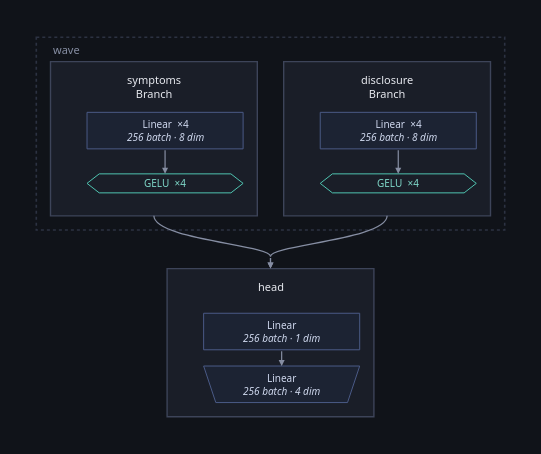

Here is the notebook cell this chart was saved with:
### Markdown cell above
## Symptom 4 — the join is too narrow

A bottleneck of one: everything downstream is a function of a single number,
however wide the branches were.

### Code cell
pinched = built(activation="gelu", squeeze=1)
fit(pinched, "attempt-5", lr=0.02)

pinched.figure(inside=architecture(pinched, DATA[0][0]))

### Figure 1 — Plotly figure (JSON) as saved in the notebook; plotly's stock layout.template omitted (floating-point values rounded to 4 significant figures)
{"data": [{"hoverinfo": "text", "hovertext": ["<b>symptoms</b><br>class: Branch<br>device: cpu", "<b>disclosure</b><br>class: Branch<br>device: cpu", "<b>head</b><br>class: Head<br>device: cpu"], "marker": {"opacity": 0, "size": 1}, "mode": "markers", "showlegend": false, "type": "scatter", "x": [115.9, 345.7, 230.8], "y": [100.0, 100.0, 301.0]}], "layout": {"annotations": [{"align": "left", "font": {"color": "#868ea3", "family": "system-ui, -apple-system, Segoe UI, Roboto, sans-serif", "size": 11}, "showarrow": false, "text": "wave", "x": 14.0, "xanchor": "left", "y": 12.0, "yanchor": "middle"}, {"align": "center", "font": {"color": "#e7e9ef", "family": "system-ui, -apple-system, Segoe UI, Roboto, sans-serif", "size": 11}, "showarrow": false, "text": "symptoms<br>Branch", "x": 115.9, "xanchor": "center", "y": 49.0, "yanchor": "middle"}, {"align": "center", "font": {"color": "#cfd8ee", "family": "system-ui, -apple-system, Segoe UI, Roboto, sans-serif", "size": 10}, "showarrow": false, "text": "Linear  ×4<br><i>256 batch · 8 dim</i>", "x": 126.9, "xanchor": "center", "y": 92.0, "yanchor": "middle"}, {"align": "center", "font": {"color": "#7fd8c9", "family": "system-ui, -apple-system, Segoe UI, Roboto, sans-serif", "size": 10}, "showarrow": false, "text": "GELU  ×4", "x": 126.9, "xanchor": "center", "y": 144.0, "yanchor": "middle"}, {"align": "center", "font": {"color": "#e7e9ef", "family": "system-ui, -apple-system, Segoe UI, Roboto, sans-serif", "size": 11}, "showarrow": false, "text": "disclosure<br>Branch", "x": 345.7, "xanchor": "center", "y": 49.0, "yanchor": "middle"}, {"align": "center", "font": {"color": "#cfd8ee", "family": "system-ui, -apple-system, Segoe UI, Roboto, sans-serif", "size": 10}, "showarrow": false, "text": "Linear  ×4<br><i>256 batch · 8 dim</i>", "x": 356.7, "xanchor": "center", "y": 92.0, "yanchor": "middle"}, {"align": "center", "font": {"color": "#7fd8c9", "family": "system-ui, -apple-system, Segoe UI, Roboto, sans-serif", "size": 10}, "showarrow": false, "text": "GELU  ×4", "x": 356.7, "xanchor": "center", "y": 144.0, "yanchor": "middle"}, {"align": "center", "font": {"color": "#e7e9ef", "family": "system-ui, -apple-system, Segoe UI, Roboto, sans-serif", "size": 11}, "showarrow": false, "text": "head", "x": 230.8, "xanchor": "center", "y": 245.5, "yanchor": "middle"}, {"align": "center", "font": {"color": "#cfd8ee", "family": "system-ui, -apple-system, Segoe UI, Roboto, sans-serif", "size": 10}, "showarrow": false, "text": "Linear<br><i>256 batch · 1 dim</i>", "x": 241.8, "xanchor": "center", "y": 290.0, "yanchor": "middle"}, {"align": "center", "font": {"color": "#cfd8ee", "family": "system-ui, -apple-system, Segoe UI, Roboto, sans-serif", "size": 10}, "showarrow": false, "text": "Linear<br><i>256 batch · 4 dim</i>", "x": 241.8, "xanchor": "center", "y": 342.0, "yanchor": "middle"}, {"arrowcolor": "#868ea3", "arrowhead": 2, "arrowsize": 1, "arrowwidth": 1.2, "ax": 126.9, "axref": "x", "ay": 110.0, "ayref": "y", "showarrow": true, "text": "", "x": 126.9, "xref": "x", "y": 134.6, "yref": "y"}, {"arrowcolor": "#868ea3", "arrowhead": 2, "arrowsize": 1, "arrowwidth": 1.2, "ax": 356.7, "axref": "x", "ay": 110.0, "ayref": "y", "showarrow": true, "text": "", "x": 356.7, "xref": "x", "y": 134.6, "yref": "y"}, {"arrowcolor": "#868ea3", "arrowhead": 2, "arrowsize": 1, "arrowwidth": 1.2, "ax": 241.8, "axref": "x", "ay": 308.0, "ayref": "y", "showarrow": true, "text": "", "x": 241.8, "xref": "x", "y": 324.0, "yref": "y"}, {"arrowcolor": "#868ea3", "arrowhead": 2, "arrowsize": 1, "arrowwidth": 1.2, "ax": 230.8, "axref": "x", "ay": 216.0, "ayref": "y", "showarrow": true, "text": "", "x": 230.8, "xref": "x", "y": 228.0, "yref": "y"}, {"arrowcolor": "#868ea3", "arrowhead": 2, "arrowsize": 1, "arrowwidth": 1.2, "ax": 230.8, "axref": "x", "ay": 216.0, "ayref": "y", "showarrow": true, "text": "", "x": 230.8, "xref": "x", "y": 228.0, "yref": "y"}], "font": {"color": "#e7e9ef", "family": "system-ui, -apple-system, Segoe UI, Roboto, sans-serif", "size": 12}, "height": 454.0, "hoverlabel": {"align": "left", "bgcolor": "#1a1e28", "bordercolor": "#2c3242", "font": {"color": "#e7e9ef", "family": "system-ui, -apple-system, Segoe UI, Roboto, sans-serif"}}, "legend": {"bgcolor": "rgba(0,0,0,0)", "font": {"color": "#868ea3"}, "orientation": "h", "x": 1, "xanchor": "right", "y": 1.02, "yanchor": "bottom"}, "margin": {"b": 16, "l": 16, "r": 16, "t": 16}, "paper_bgcolor": "#101319", "plot_bgcolor": "#101319", "shapes": [{"fillcolor": "rgba(0,0,0,0)", "layer": "below", "line": {"color": "#2c3242", "dash": "dot", "width": 1.6}, "type": "rect", "x0": 0.0, "x1": 461.6, "y0": 0.0, "y1": 190.0}, {"fillcolor": "#1a1e28", "layer": "below", "line": {"color": "#3d4459", "width": 1.4}, "type": "rect", "x0": 14.0, "x1": 217.8, "y0": 24.0, "y1": 176.0}, {"fillcolor": "#1c2333", "layer": "below", "line": {"color": "#4a5a86", "width": 1.0}, "path": "M 50.0,74.0 L 203.8,74.0 L 203.8,110.0 L 50.0,110.0 Z", "type": "path", "xref": "x", "yref": "y"}, {"fillcolor": "rgba(0,0,0,0)", "layer": "below", "line": {"color": "#4fc3b0", "width": 1.0}, "path": "M 50.0,144.0 L 62.0,134.64 L 191.8,134.64 L 203.8,144.0 L 191.8,153.35999999999999 L 62.0,153.35999999999999 Z", "type": "path", "xref": "x", "yref": "y"}, {"fillcolor": "#1a1e28", "layer": "below", "line": {"color": "#3d4459", "width": 1.4}, "type": "rect", "x0": 243.8, "x1": 447.6, "y0": 24.0, "y1": 176.0}, {"fillcolor": "#1c2333", "layer": "below", "line": {"color": "#4a5a86", "width": 1.0}, "path": "M 279.8,74.0 L 433.6,74.0 L 433.6,110.0 L 279.8,110.0 Z", "type": "path", "xref": "x", "yref": "y"}, {"fillcolor": "rgba(0,0,0,0)", "layer": "below", "line": {"color": "#4fc3b0", "width": 1.0}, "path": "M 279.8,144.0 L 291.8,134.64 L 421.6,134.64 L 433.6,144.0 L 421.6,153.35999999999999 L 291.8,153.35999999999999 Z", "type": "path", "xref": "x", "yref": "y"}, {"fillcolor": "#1a1e28", "layer": "below", "line": {"color": "#3d4459", "width": 1.4}, "type": "rect", "x0": 128.9, "x1": 332.7, "y0": 228.0, "y1": 374.0}, {"fillcolor": "#1c2333", "layer": "below", "line": {"color": "#4a5a86", "width": 1.0}, "path": "M 164.9,272.0 L 318.70000000000005,272.0 L 318.70000000000005,308.0 L 164.9,308.0 Z", "type": "path", "xref": "x", "yref": "y"}, {"fillcolor": "#1c2333", "layer": "below", "line": {"color": "#4a5a86", "width": 1.0}, "path": "M 164.9,324.0 L 318.70000000000005,324.0 L 306.70000000000005,360.0 L 176.9,360.0 Z", "type": "path", "xref": "x", "yref": "y"}, {"layer": "below", "line": {"color": "#868ea3", "width": 1.2}, "path": "M 115.9,176.0 C 115.9,199.4 230.8,204.6 230.8,216.0", "type": "path", "xref": "x", "yref": "y"}, {"layer": "below", "line": {"color": "#868ea3", "width": 1.2}, "path": "M 345.70000000000005,176.0 C 345.70000000000005,199.4 230.8,204.6 230.8,216.0", "type": "path", "xref": "x", "yref": "y"}], "width": 541.6, "xaxis": {"range": [-20, 481.6], "visible": false}, "yaxis": {"range": [394.0, -20], "scaleanchor": "x", "visible": false}}}
